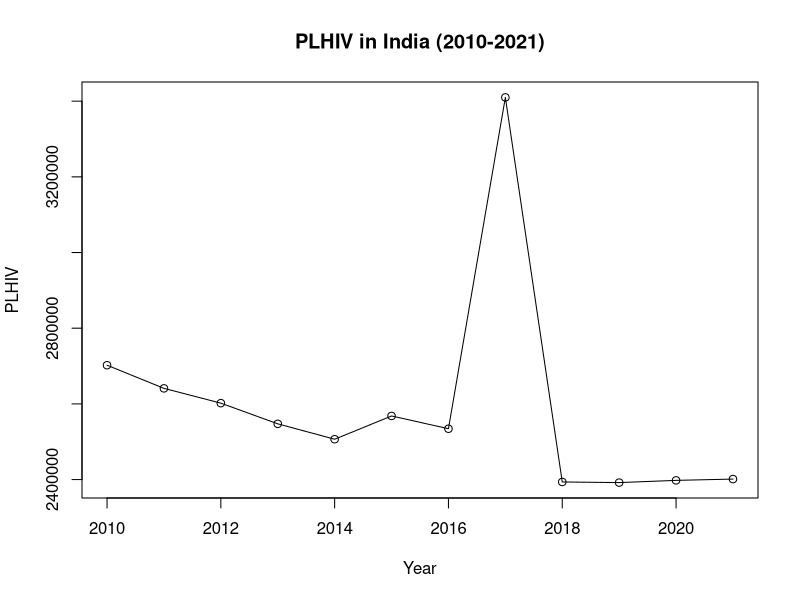

Write the R code that produced this figure. (Note: this script raises an error after producing the figure.)
# Load necessary libraries
library(forecast)

# Given data
hiv_plhiv <- c(2702171,	2641018,	2601916,	2547307,	2506608,	2568079,	2534353,	3409965,	2393672,	2392008,	2397884,	2401284
)
years <- seq(2010, 2021)

# Plot the data
plot(years, hiv_plhiv, type = "o", xlab = "Year", ylab = "PLHIV", main = "PLHIV in India (2010-2021)")
# Check for stationarity
adf.test(hiv_plhiv)
# Load necessary library for ADF test
library(urca)

# ADF test for stationarity
adf_test_result <- ur.df(hiv_plhiv, type = "none", selectlags = "AIC")
print(adf_test_result)
# Difference the data
diff_hiv_plhiv <- diff(hiv_plhiv)

# Plot differenced data
plot(years[-1], diff_hiv_plhiv, type = "o", xlab = "Year", ylab = "Differenced PLHIV", main = "Differenced HIV plhiv (2011-2021)")
# ACF and PACF plots
acf(diff_hiv_plhiv)
pacf(diff_hiv_plhiv)
tsdiag(arima_model)
# Fit ARIMA model
arima_model <- auto.arima(hiv_plhiv)
# Forecasting the next 10 years
forecast_result <- forecast(arima_model, h = 10)
summary(arima_model)
# Print the forecasted values
print(forecast_result)
# Plotting the forecasted values
plot(forecast_result, main = "Forecast of PLHIV in India",
     xlab = "Year", ylab = "PLHIV")


